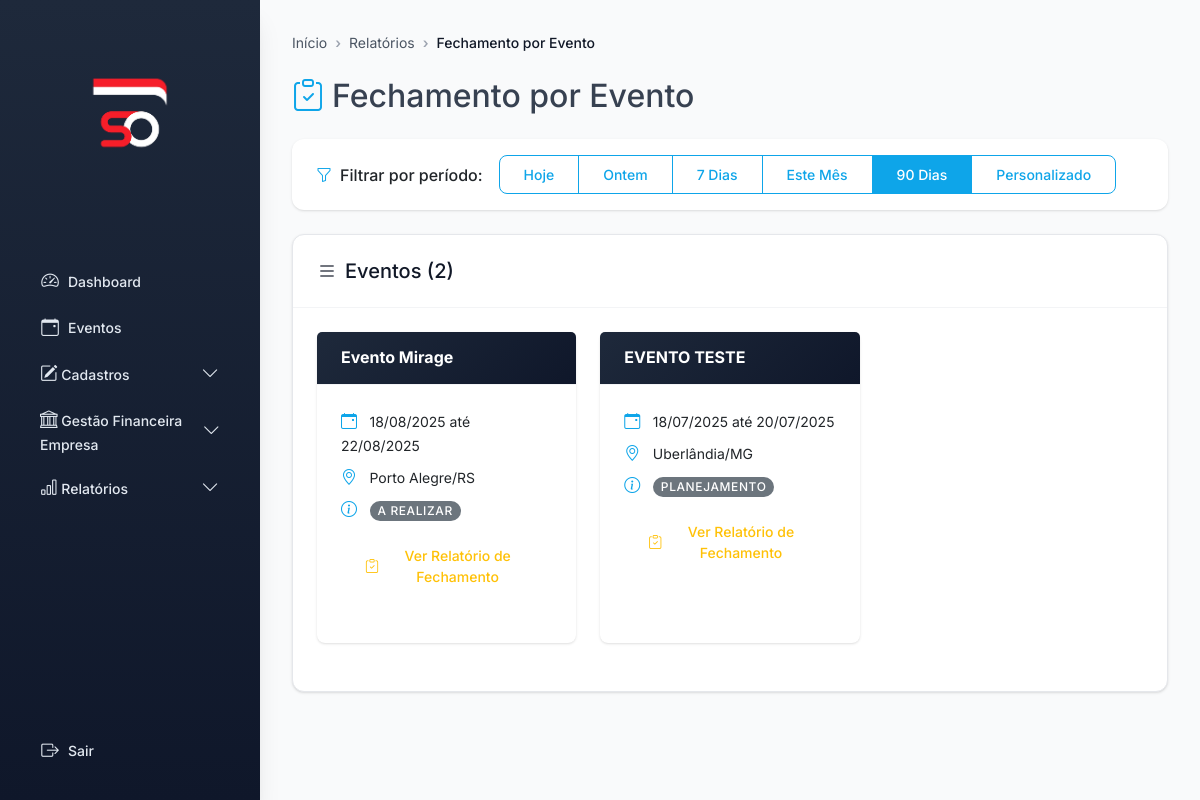
Page /relatorios/fechamento-evento (signed in) on the earlier database version.
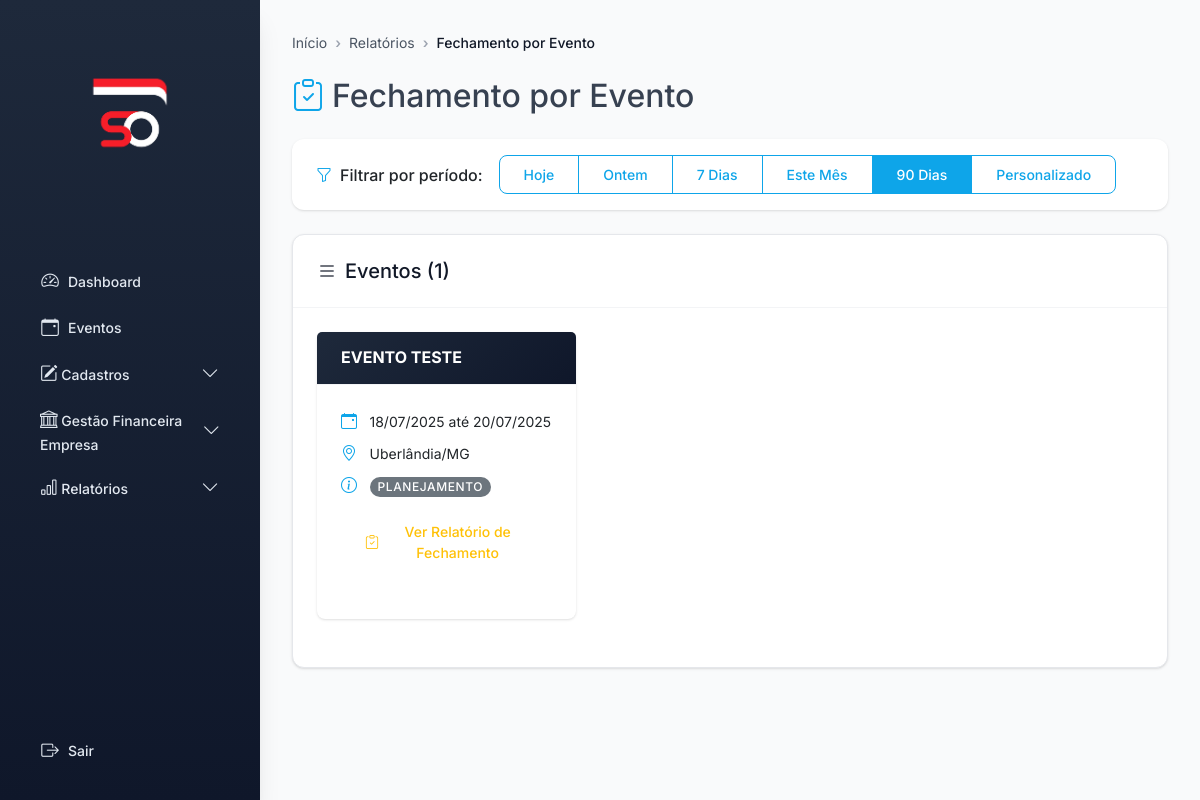
Same page on the later database version.
### models.py (models this page shows)
class Evento(db.Model):
    __tablename__ = 'evento'
    id_evento = db.Column(db.Integer, primary_key=True)
    nome = db.Column(db.String, nullable=False)
    data_inicio = db.Column(db.Date)
    data_fim = db.Column(db.Date)
    cidade = db.Column(db.String)
    estado = db.Column(db.String)
    endereco = db.Column(db.String)
    id_circo = db.Column(db.Integer, db.ForeignKey('circo.id_circo'))
    id_produtor = db.Column(db.Integer, db.ForeignKey('colaborador.id_colaborador'))
    status = db.Column(db.String, default='planejamento')
    observacoes = db.Column(db.String)
    despesas_evento = db.relationship('DespesaEvento', back_populates='evento', cascade='all, delete-orphan')
    receitas_evento = db.relationship('ReceitaEvento', back_populates='evento', cascade='all, delete-orphan')
    equipes_evento = db.relationship('EquipeEvento', backref='evento_equipe', cascade='all, delete-orphan')
    elencos_evento = db.relationship('ElencoEvento', backref='evento_elenco', cascade='all, delete-orphan')
    fornecedores_evento = db.relationship('FornecedorEvento', backref='evento_fornecedor', cascade='all, delete-orphan')
    veiculos_evento = db.relationship('VeiculoEvento', backref='evento_veiculo', cascade='all, delete-orphan')

### app.py (the view)
@app.route('/relatorios/fechamento-evento')
def relatorios_fechamento_evento():
    if 'user_id' not in session:
        return redirect(url_for('login'))
    usuario = Usuario.query.get(session['user_id'])
    if not usuario or not usuario.colaborador:
        flash('Erro ao carregar informações do usuário.', 'danger')
        return redirect(url_for('login'))
    is_admin = any(cat.nome.lower() == 'administrativo' for cat in usuario.colaborador.categorias)
    if not is_admin:
        is_produtor = any(cat.nome.lower() == 'produtor' for cat in usuario.colaborador.categorias)
        if not is_produtor:
            flash('Acesso restrito a administradores e produtores.', 'danger')
            return redirect(url_for('dashboard'))
    data_inicio, data_fim = obter_datas_filtro_padrao(
        request.args.get('data_inicio'),
        request.args.get('data_fim')
    )
    eventos_query = Evento.query.filter(Evento.status.in_(['planejamento', 'a realizar', 'em andamento', 'realizado']))
    if not is_admin:
        eventos_query = eventos_query.filter_by(id_produtor=usuario.colaborador.id_colaborador)
    eventos_query = eventos_query.filter(Evento.data_inicio >= datetime.strptime(data_inicio, '%Y-%m-%d').date())
    eventos_query = eventos_query.filter(Evento.data_inicio <= datetime.strptime(data_fim, '%Y-%m-%d').date())
    eventos = eventos_query.order_by(Evento.data_inicio.desc()).all()
    return render_template('relatorios_fechamento_evento.html',
                         eventos=eventos,
                         total_eventos=len(eventos),
                         data_inicio=data_inicio,
                         data_fim=data_fim,
                         is_admin=is_admin,
                         usuario=usuario)

### app.py (called while the page is built)
def obter_datas_filtro_padrao(data_inicio_param=None, data_fim_param=None):
    if data_inicio_param and data_fim_param:
        return data_inicio_param, data_fim_param
    data_fim = date.today()
    data_inicio = data_fim - timedelta(days=90)
    return data_inicio.strftime('%Y-%m-%d'), data_fim.strftime('%Y-%m-%d')

### templates/relatorios_fechamento_evento.html (shortened to what the changed rows need)
{% extends 'base.html' %}
{% block content %}
<div class="d-flex justify-content-between align-items-center mb-4">
    <h2 class="mb-0">
        <i class="bi bi-clipboard-check me-2 text-primary"></i>Fechamento por Evento
    </h2>
</div>
{% set period = request.args.get('period', '90dias') %}
<div class="card">
    <div class="card-header d-flex justify-content-between align-items-center">
        <h5 class="mb-0"><i class="bi bi-list me-2"></i>Eventos ({{ total_eventos }})</h5>
    </div>
    <div class="card-body">
        {% if eventos %}
        <div class="row">
            {% for evento in eventos %}
            <div class="col-md-6 col-lg-4 mb-4">
                <div class="card h-100 shadow-sm border-0 rounded-3">
                    <div class="card-header bg-gradient-primary text-white py-3">
                        <h6 class="card-title mb-0 text-truncate" title="{{ evento.nome }}" style="color: white !important; font-weight: bold !important;">
                            {{ evento.nome|default('Nome não disponível') }}
                        </h6>
                    </div>
                    <div class="card-body">
                        <div class="mb-2">
                            <i class="bi bi-calendar-event text-primary me-2"></i>
                            <small>{{ evento.data_inicio.strftime('%d/%m/%Y') }} até {{ evento.data_fim.strftime('%d/%m/%Y') }}</small>
                        </div>
                        <div class="mb-2">
                            <i class="bi bi-geo-alt text-primary me-2"></i>
                            <small>{{ evento.cidade }}/{{ evento.estado }}</small>
                        </div>
                        <div class="mb-2">
                            <i class="bi bi-info-circle text-primary me-2"></i>
                            <small>
                                <span class="badge bg-{% if evento.status == 'realizado' %}success{% elif evento.status == 'em andamento' %}warning{% else %}secondary{% endif %}">
                                    {{ evento.status|title }}
                                </span>
                            </small>
                        </div>
                        <a href="{{ url_for('relatorio_fechamento_evento', id_evento=evento.id_evento) }}" class="btn btn-outline-warning btn-sm mt-2 w-100">
                            <i class="bi bi-clipboard-check me-1"></i> Ver Relatório de Fechamento
                        </a>
                    </div>
                </div>
            </div>
            {% endfor %}
        </div>
        {% else %}
        <div class="alert alert-info">
            <i class="bi bi-info-circle me-2"></i>Nenhum evento encontrado no período selecionado.
        </div>
        {% endif %}
    </div>
</div>
{% endblock %}

Differences in the rows shown:
removed Evento: nome "Evento Mirage", data_inicio "18/08/2025", data_fim "22/08/2025", cidade "Porto Alegre", estado "RS", status "A REALIZAR"
Other differences:
{{ total_eventos }}: "2" → "1"
